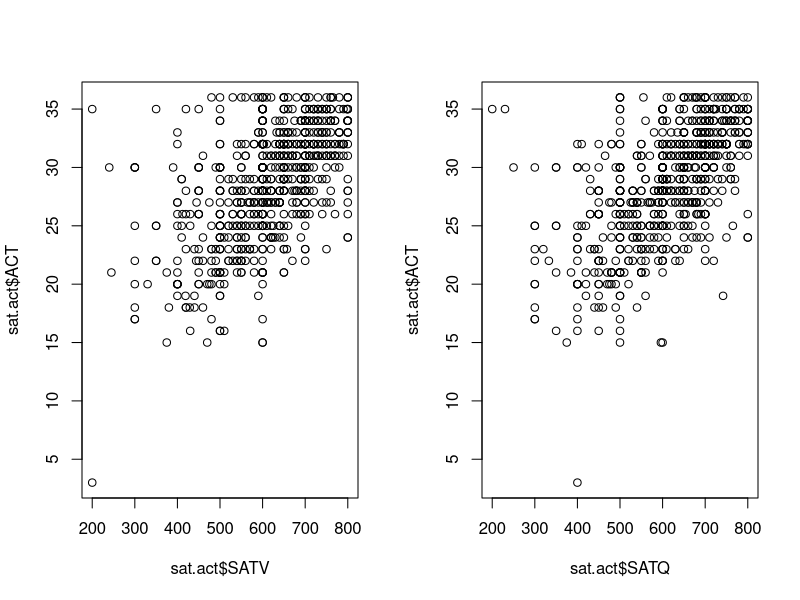
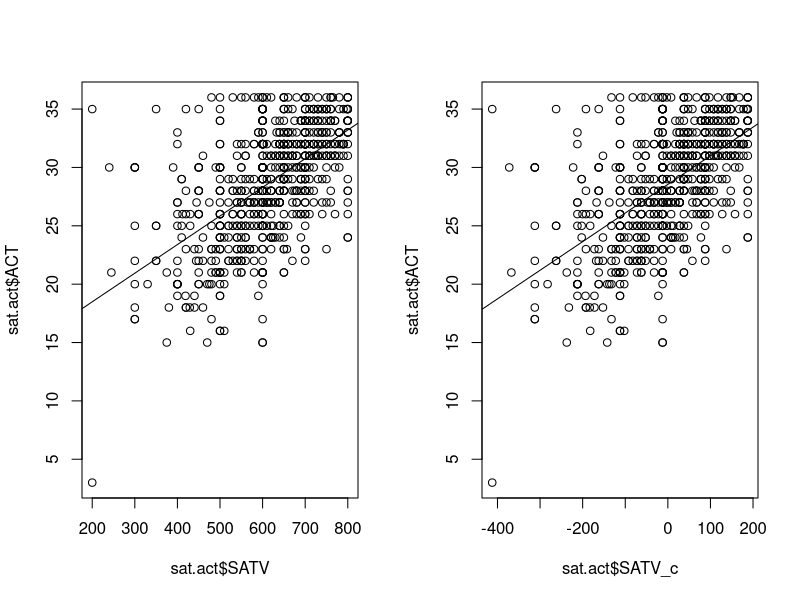

Reproduce these figures in R, in order.
## ----setup, include=FALSE------------------------------------------------
options(htmltools.dir.version = FALSE)
# see: https://github.com/yihui/xaringan
# install.packages("xaringan")
# see: 
# https://github.com/yihui/xaringan/wiki
# https://github.com/gnab/remark/wiki/Markdown
options(width=110)
options(digits = 4)

## ---- message=FALSE------------------------------------------------------
require(psych)
data(sat.act)
sat.act$gender <- factor(sat.act$gender, 1:2, labels = c("male", "female"))
sat.act$education <- factor(sat.act$education)
summary(sat.act) # alternatively: psych::describe(sat.act)
sat.act <- na.omit(sat.act)

## ---- fig.height=4, dev='svg'--------------------------------------------
par(mfrow=c(1,2))
plot(sat.act$SATV, sat.act$ACT)
plot(sat.act$SATQ, sat.act$ACT)

## ------------------------------------------------------------------------
m1 <- lm(ACT ~ SATQ, sat.act)
summary(m1)

## ------------------------------------------------------------------------
coef(m1)

## ---- fig.height=3.7, fig.width=4, dev='svg'-----------------------------
plot(sat.act$SATV, sat.act$ACT)
abline(m1)

## ------------------------------------------------------------------------
sat.act$SATQ_c <- sat.act$SATQ - mean(sat.act$SATQ, na.rm = TRUE)
sat.act$SATV_c <- sat.act$SATV - mean(sat.act$SATV)
m2 <- lm(ACT ~ SATQ_c, sat.act)
summary(m2)

## ------------------------------------------------------------------------
coef(m2)

## ---- fig.height=3.7, fig.width=4, dev='svg'-----------------------------
plot(sat.act$SATV_c, sat.act$ACT)
abline(m2)

## ---- eval=FALSE---------------------------------------------------------
## lm(ACT ~ SATQ_c + SATV_c, sat.act)   # a
## lm(ACT ~ SATQ_c : SATV_c, sat.act)   # b
## lm(ACT ~ 0 + SATQ_c:SATV_c, sat.act) # c
## lm(ACT ~ SATQ_c*SATV_c, sat.act)     # d
## lm(ACT ~ 0+SATQ_c*SATV_c, sat.act)   # e

## ------------------------------------------------------------------------
coef(lm(ACT ~ SATQ_c + SATV_c, sat.act))   # a
coef(lm(ACT ~ SATQ_c : SATV_c, sat.act))   # b
coef(lm(ACT ~ 0 + SATQ_c:SATV_c, sat.act)) # c

## ------------------------------------------------------------------------
coef(lm(ACT ~ SATQ_c*SATV_c, sat.act))     # d
coef(lm(ACT ~ 0+SATQ_c*SATV_c, sat.act))   # e

## ---- eval=FALSE, include=FALSE------------------------------------------
## summary(lm(ACT ~ SATQ + SATV, sat.act))   # a
## summary(lm(ACT ~ SATQ : SATV, sat.act))   # b
## summary(lm(ACT ~ 0 + SATQ:SATV, sat.act)) # c
## summary(lm(ACT ~ SATQ*SATV, sat.act))     # d
## summary(lm(ACT ~ 0+SATQ*SATV, sat.act))   # e

## ------------------------------------------------------------------------
str(sat.act)

## ------------------------------------------------------------------------
m3 <- lm(ACT ~ gender, sat.act)
summary(m3)

## ---- include=FALSE------------------------------------------------------
op <- options(width = 40)
require(dplyr)

## ------------------------------------------------------------------------
mean(sat.act$ACT)
sat.act %>% group_by(gender) %>%
  summarise(m = mean(ACT))

## ------------------------------------------------------------------------
sat.act %>% group_by(gender) %>%
  summarise(m = mean(ACT)) %>%
  {.$m[2] - .$m[1]}

## ---- include=FALSE------------------------------------------------------
options(op)

## ------------------------------------------------------------------------
model.matrix(ACT ~ gender, sat.act[1:5,])

## ------------------------------------------------------------------------
model.matrix(ACT ~ gender, sat.act[1:5,])

## ------------------------------------------------------------------------
afex::set_sum_contrasts()

## ------------------------------------------------------------------------
model.matrix(ACT ~ gender, sat.act[1:5,])

## ------------------------------------------------------------------------
m4 <- lm(ACT ~ gender, sat.act)
summary(m4)

## ---- include=FALSE------------------------------------------------------
op <- options(width = 40)

## ------------------------------------------------------------------------
mean(sat.act$ACT)
sat.act %>% group_by(gender) %>%
  summarise(m = mean(ACT))
sat.act %>% group_by(gender) %>%
  summarise(m = mean(ACT)) %>% 
  summarise(mean(m))


## ---- include=FALSE------------------------------------------------------
options(op)

## ------------------------------------------------------------------------
afex::set_default_contrasts() # or set_treatment_contrasts()

## ---- include=FALSE------------------------------------------------------
op <- options(width = 70)

## ------------------------------------------------------------------------
m5 <- lm(ACT ~ gender*education, sat.act)
coef(m5)

## ------------------------------------------------------------------------
sat.act %>% 
  group_by(gender,education) %>%
  summarise(mean(ACT))

## ---- include=FALSE------------------------------------------------------
options(op)

## ------------------------------------------------------------------------
afex::set_sum_contrasts() # or set_effects_contrasts() or set_deviation_contrasts()

## ---- include=FALSE------------------------------------------------------
op <- options(width = 70)

## ------------------------------------------------------------------------
m6 <- lm(ACT ~ gender*education, sat.act)
coef(m6)

## ------------------------------------------------------------------------
sat.act %>% 
  group_by(gender,education) %>%
  summarise(m = mean(ACT)) %>% 
  ungroup() %>% 
  summarise(mean(m))

## ---- include=FALSE------------------------------------------------------
options(op)

## ---- eval=FALSE---------------------------------------------------------
## lm(ACT ~ SATQ + SATV, sat.act)   # a: 3
## lm(ACT ~ SATQ : SATV, sat.act)   # b: 2
## lm(ACT ~ 0 + SATQ:SATV, sat.act) # c: 1
## lm(ACT ~ SATQ*SATV, sat.act)     # d: 4
## lm(ACT ~ 0+SATQ*SATV, sat.act)   # e: 3
## 
## lm(ACT ~ SATQ, sat.act)          # f: 2
## lm(ACT ~ 0 + SATQ, sat.act)      # g: 1

## ---- eval=FALSE---------------------------------------------------------
## lm(ACT ~ gender, sat.act)                  # a
## lm(ACT ~ 0+gender, sat.act)                # b
## lm(ACT ~ gender+education, sat.act)        # c
## lm(ACT ~ 0+gender+education, sat.act)      # d
## lm(ACT ~ gender:education, sat.act)        # e
## lm(ACT ~ 0+gender:education, sat.act)      # f
## lm(ACT ~ gender*education, sat.act)        # g
## lm(ACT ~ 0+gender*education, sat.act)      # h
## lm(ACT ~ gender+gender:education, sat.act) # i

## ------------------------------------------------------------------------
levels(sat.act$gender)
levels(sat.act$education)

## ------------------------------------------------------------------------
coef(lm(ACT ~ gender, sat.act))                  # a: 2
coef(lm(ACT ~ 0+gender, sat.act))                # b: 2
coef(lm(ACT ~ gender+education, sat.act))        # c: 7
coef(lm(ACT ~ 0+gender+education, sat.act))      # d: 7

## ------------------------------------------------------------------------
coef(lm(ACT ~ gender:education, sat.act))        # e: 13
coef(lm(ACT ~ 0+gender:education, sat.act))      # f: 12

## ---- eval = FALSE-------------------------------------------------------
## coef(lm(ACT ~ gender*education, sat.act))        # g: 12
## coef(lm(ACT ~ 0+gender*education, sat.act))      # h: 12
## coef(lm(ACT ~ gender+gender:education, sat.act)) # i: 12

## ---- include=FALSE------------------------------------------------------
op <- options(width = 70)

## ---- message=FALSE------------------------------------------------------
afex::set_sum_contrasts()
m6 <- lm(ACT ~ gender*education, sat.act)
summary(m6)

## ------------------------------------------------------------------------
sat.act %>% 
  group_by(gender, education) %>%
  summarise(m = mean(ACT)) %>% 
  ungroup() %>% 
  summarise(mean(m))

## ---- include=FALSE------------------------------------------------------
options(op)

## ---- message=FALSE------------------------------------------------------
require(car) # Companion to Applied Regression (Fox & Weisberg, 2011)
Anova(m6, type = 3)

## ---- message=FALSE, warning=FALSE---------------------------------------
require(lsmeans)
lsmeans(m6, ~education)

## ---- message=FALSE------------------------------------------------------
pairs(lsmeans(m6,~education),adjust='holm')

## ---- message=FALSE, comment='#'-----------------------------------------
require(afex)
sat.act$id <- factor(1:nrow(sat.act))
(a1 <- aov_car(ACT ~ gender+Error(id), sat.act))


## ------------------------------------------------------------------------
sat_long <- tidyr::gather(
  sat.act, key = "SAT_type", 
  value = "SAT_value", SATV, SATQ)

## ---- message=FALSE, comment='#'-----------------------------------------
(a2 <- aov_car(SAT_value ~ gender*SAT_type+
                 Error(id/SAT_type), sat_long))
lsmeans(a2, c("gender", "SAT_type"))
